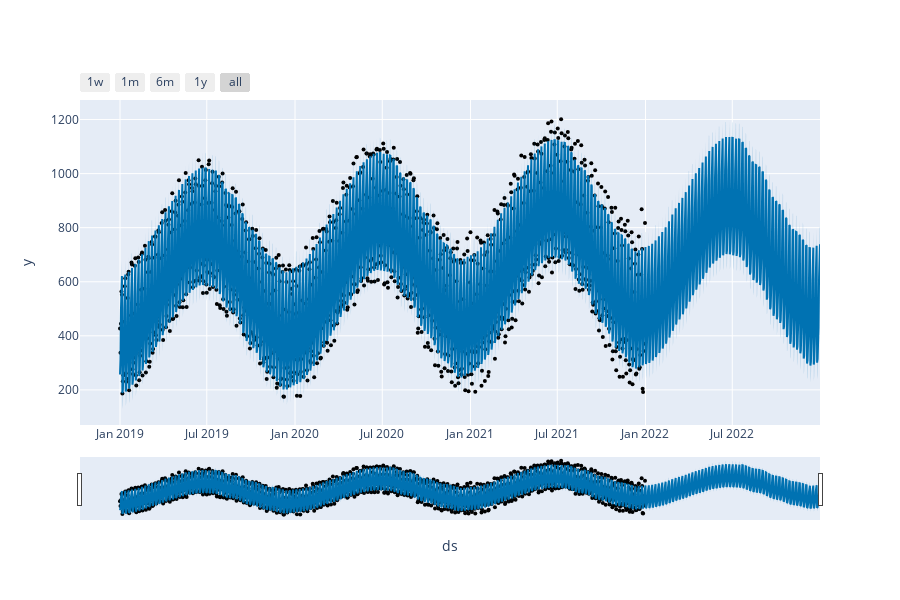

Here is the notebook cell this chart was saved with:
### Markdown cell above
### Use Plotly to generate an interactive plot.

### Code cell
from prophet.plot import plot_plotly, plot_components_plotly
plot_plotly(m, forecast)

### Figure 1 — Plotly figure (JSON) as saved in the notebook; plotly's stock layout.template omitted (floating-point values rounded to 4 significant figures; data arrays with more than 128 entries replaced by an {"elided": "..."} marker saying what was removed)
{"data": [{"marker": {"color": "black", "size": 4}, "mode": "markers", "name": "Actual", "type": "scatter", "x": {"elided": "1096 str values"}, "y": {"elided": "1096 int values"}}, {"hoverinfo": "skip", "line": {"width": 0}, "mode": "lines", "type": "scatter", "x": {"elided": "1461 str values"}, "y": {"elided": "1461 float values"}}, {"fill": "tonexty", "fillcolor": "rgba(0, 114, 178, 0.2)", "line": {"color": "#0072B2", "width": 2}, "mode": "lines", "name": "Predicted", "type": "scatter", "x": {"elided": "1461 str values"}, "y": {"elided": "1461 float values"}}, {"fill": "tonexty", "fillcolor": "rgba(0, 114, 178, 0.2)", "hoverinfo": "skip", "line": {"width": 0}, "mode": "lines", "type": "scatter", "x": {"elided": "1461 str values"}, "y": {"elided": "1461 float values"}}], "layout": {"height": 600, "showlegend": false, "width": 900, "xaxis": {"rangeselector": {"buttons": [{"count": 7, "label": "1w", "step": "day", "stepmode": "backward"}, {"count": 1, "label": "1m", "step": "month", "stepmode": "backward"}, {"count": 6, "label": "6m", "step": "month", "stepmode": "backward"}, {"count": 1, "label": "1y", "step": "year", "stepmode": "backward"}, {"step": "all"}]}, "rangeslider": {"visible": true}, "title": {"text": "ds"}, "type": "date"}, "yaxis": {"title": {"text": "y"}}}}
